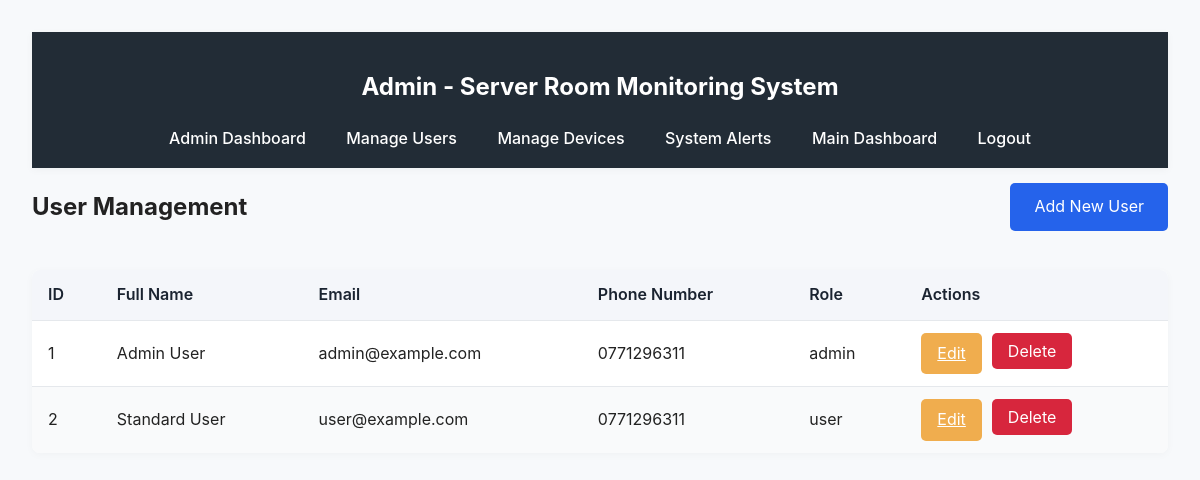
The app's page /admin/users (signed in) with its own data.
### app/models.py (models this page shows, shortened)
class User(UserMixin, db.Model):
    id = db.Column(db.Integer, primary_key=True)
    full_name = db.Column(db.String(120), nullable=False)
    email = db.Column(db.String(120), index=True, unique=True, nullable=False)
    phone_number = db.Column(db.String(20))
    password_hash = db.Column(db.String(256))
    role = db.Column(db.String(10), default='user', nullable=False)
    devices = db.relationship(
        'Device', secondary=user_device_association,
        backref=db.backref('users', lazy='dynamic'), lazy='dynamic'
    )

### app/admin.py (the view)
@bp.route('/users')
@login_required
@admin_required
def users():
    all_users = User.query.all()
    return render_template('admin/users.html', users=all_users)

### app/auth.py (called while the page is built)
def admin_required(f):
    @wraps(f)
    def decorated_function(*args, **kwargs):
        if not current_user.is_authenticated or current_user.role != 'admin':
            abort(403) # Forbidden
        return f(*args, **kwargs)
    return decorated_function

@login.user_loader
def load_user(id):
    return User.query.get(int(id))

### app/templates/admin/users.html (shortened to what this page needs)
{% extends 'admin/layout.html' %}
{% block content %}
  <div class="header-with-button">
    <h2>User Management</h2>
    <a href="{{ url_for('admin.add_user') }}" class="button-primary">Add New User</a>
  </div>
  <table class="user-table">
    <thead>
      <tr>
        <th>ID</th>
        <th>Full Name</th>
        <th>Email</th>
        <th>Phone Number</th>
        <th>Role</th>
        <th>Actions</th>
      </tr>
    </thead>
<tbody>
  {% for user in users %}
    <tr>
      <td>{{ user.id }}</td>
      <td>{{ user.full_name }}</td>
      <td>{{ user.email }}</td>
      <td>{{ user.phone_number or 'N/A' }}</td>
      <td>{{ user.role }}</td>
      <td class="actions">
        <a href="{{ url_for('admin.edit_user', user_id=user.id) }}" class="button-edit">Edit</a>
        <form method="post" action="{{ url_for('admin.delete_user', user_id=user.id) }}" style="display:inline;">
          <button type="submit" class="button-delete" onclick="return confirm('Are you sure you want to delete this user?');">Delete</button>
        </form>
      </td>
    </tr>
  {% else %}
    <tr>
      <td colspan="6">No users found.</td>
    </tr>
  {% endfor %}
</tbody>
  </table>
{% endblock %}

### app/static/style.css (style rules this page uses)
body { font-family: -apple-system, BlinkMacSystemFont, "Segoe UI", Roboto, "Helvetica Neue", Arial, sans-serif; line-height: 1.6; background-color: #f7f9fb; margin: 0; color: #222; }
button, .button-primary, .button-edit, .button-delete { padding: 0.7rem 1.5rem; border: none; border-radius: 5px; cursor: pointer; font-family: inherit; font-size: 1rem; transition: background 0.2s, color 0.2s; }
button, .button-primary { background-color: #2563eb; color: white; text-decoration: none; }
.button-edit { background-color: #f0ad4e; color: white; padding: 0.5rem 1rem; }
.button-delete { background-color: #d7263d; color: white; padding: 0.5rem 1rem; }
.user-table { width: 100%; border-collapse: separate; border-spacing: 0; margin-top: 1rem; background: white; border-radius: 8px; overflow: hidden; box-shadow: 0 2px 8px rgba(0,0,0,0.03); }
.user-table th, .user-table td { border-bottom: 1px solid #e5e8ec; padding: 12px 16px; text-align: left; }
.user-table th { background-color: #f4f6fa; font-weight: 600; color: #1a2330; }
.user-table tr:last-child td { border-bottom: none; }
.user-table tr:nth-child(even) { background-color: #f9fafb; }
.header-with-button { display: flex; justify-content: space-between; align-items: center; margin-bottom: 1.5rem; }
td.actions { display: flex; gap: 10px; }

### records on screen
User: id "1", full_name "Admin User", email "admin@example.com", phone_number "0771296311", role "admin"
User: id "2", full_name "Standard User", email "user@example.com", phone_number "0771296311", role "user"
